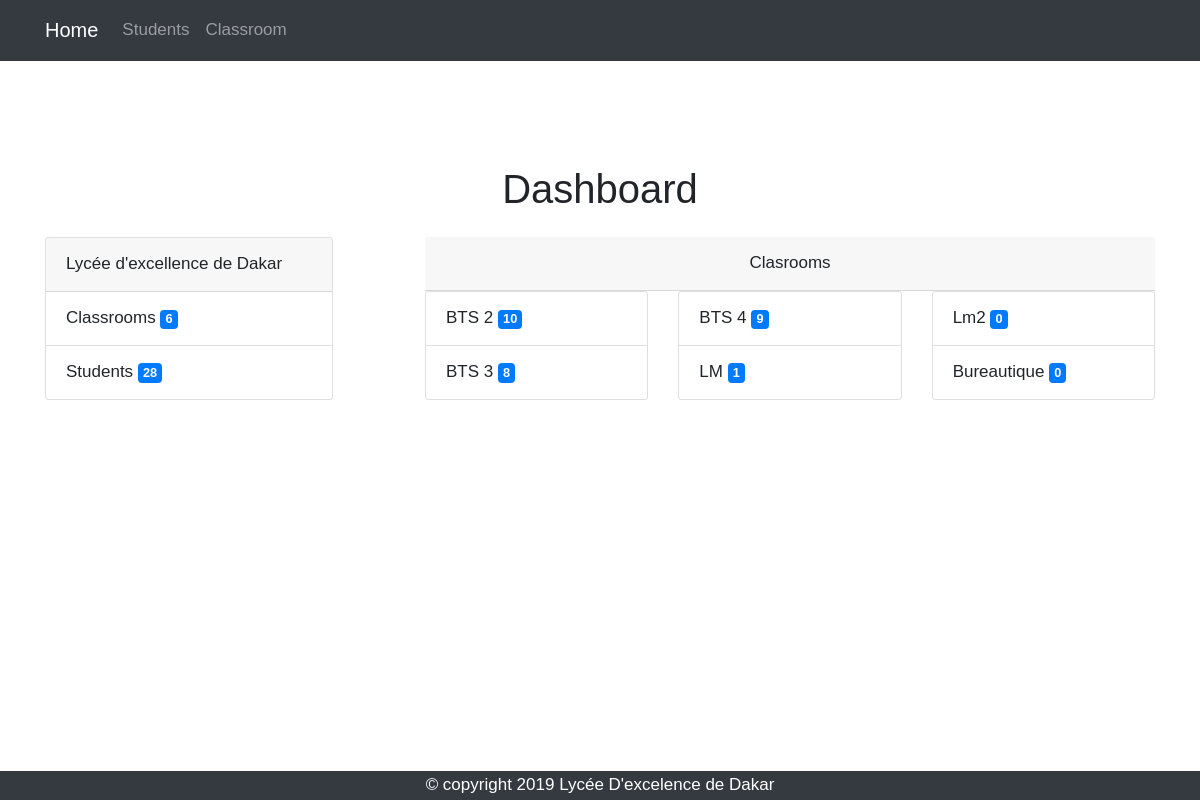
The page / on the database its author committed.
### babacar/models.py (models this page shows, shortened)
class Classroom(db.Model):
	id = db.Column(db.Integer, primary_key=True)
	name = db.Column(db.String(60), nullable=False)
	students = db.relationship('Student',backref='cls',lazy=True)

### babacar/routes.py (the view)
@app.route("/")
def home():
	classrooms = Classroom.query.all()
	count_class = classrooms.__len__()
	count_student = Student.query.count()
	return render_template('index.html',classrooms = classrooms,count_class=count_class,count_student=count_student)

### babacar/templates/index.html
{% extends "layout.html" %}
{% block body %}
<h1 class="text-center m-4">Dashboard</h1>
<div class="row flex">
    <div class="col-md-4">
       <div class="card" style="width:18rem;">
         <div class="card-header">
           Lycée d'excellence de Dakar
         </div>
         <ul class="list-group list-group-flush">
             <li class="list-group-item">
                 Classrooms
                <span class="badge badge-primary">{{count_class}}</span>
             </li>
             <li class="list-group-item">
                Students
                <span class="badge badge-primary">{{count_student}}</span>
             </li>
         </ul>
       </div>
    </div>
    <div class="col-md-8">
            <div class="card-header text-center">Clasrooms</div>
    <div class="row">
        {% for row in classrooms | batch(2) %}
            <div class="col-md-4">
                <div class="card">
                    <ul class="list-group list-group-flush">
                        {% for classroom in row %}
                            <li class="list-group-item">
                                    {{ classroom.name }}
                                    <span class="badge badge-primary">
                                        {{classroom.students.__len__()}}
                                    </span>
                            </li>
                        {% endfor %}
                    </ul>
                </div>
            </div>
        {% endfor %}
    </div>
{% endblock body %}

### babacar/templates/layout.html (shortened to what this page needs)
<!DOCTYPE html>
<html>
    <head>
        <link rel="stylesheet" href="{{ url_for('static',filename='css/bootstrap.min.css') }}">
        <link rel="stylesheet" href="{{ url_for('static',filename='css/font-awesome/css/font-awesome.css')}}">
        <link rel="stylesheet" href="{{ url_for('static',filename='css/dataTables.bootstrap4.min.css')}}">
    </head>
    <body style="font: 17px /1.7 sans-serif">
        <nav class="navbar navbar-toggleable-md navbar-dark bg-dark navbar-expand-md">
            <div class="container" >
                <a class="navbar-brand" href="{{ url_for('home') }}">Home</a>
                <div class="collapse navbar-collapse" id="navbarNavAltMarkup">
                    <ul class="navbar-nav">
                        <li class="nav-item">
                            <a href="{{url_for('student_index')}}" class="nav-link">Students</a>
                        </li>
                        <li class="nav-item">
                            <a href="{{url_for('classroom_index')}}" class="nav-link">Classroom</a>
                        </li>
                    </ul>
                </div>
            </div>
        </nav>
        <main class="row" style="padding: 5rem 0 5rem 0">
            <div class="container">
                 {% block body %}{% endblock %}
            </div>
        </main>
       <div class="container">
            <div class="bg-dark mt-2 fixed-bottom">
                <p class="text-center text-white mb-0">&copy; copyright <span class="year"></span> Lycée D'excelence de Dakar </p>
            </div>
       </div>
    </body>
</html>

### rows shown on the page
Classroom: name "BTS 2", students.__len__ "10"
Classroom: name "BTS 3", students.__len__ "8"
Classroom: name "BTS 4", students.__len__ "9"
Classroom: name "LM", students.__len__ "1"
Classroom: name "Lm2", students.__len__ "0"
Classroom: name "Bureautique", students.__len__ "0"

### other values the page prints
{{ count_class }} "6"
{{ count_student }} "28"
